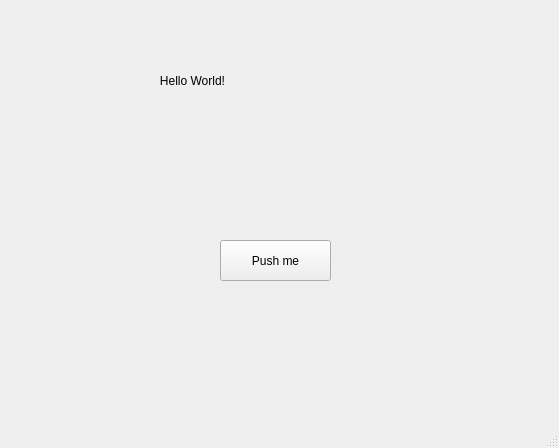
<?xml version="1.0" encoding="UTF-8"?>
<ui version="4.0">
 <class>MainWindow</class>
 <widget class="QMainWindow" name="MainWindow">
  <property name="geometry">
   <rect>
    <x>0</x>
    <y>0</y>
    <width>559</width>
    <height>448</height>
   </rect>
  </property>
  <property name="windowTitle">
   <string>MainWindow</string>
  </property>
  <widget class="QWidget" name="centralwidget">
   <widget class="QPushButton" name="button1">
    <property name="geometry">
     <rect>
      <x>220</x>
      <y>240</y>
      <width>111</width>
      <height>41</height>
     </rect>
    </property>
    <property name="text">
     <string>Push me</string>
    </property>
   </widget>
   <widget class="QLabel" name="label1">
    <property name="geometry">
     <rect>
      <x>140</x>
      <y>50</y>
      <width>101</width>
      <height>61</height>
     </rect>
    </property>
    <property name="text">
     <string>      Hello World!</string>
    </property>
   </widget>
  </widget>
  <widget class="QMenuBar" name="menubar">
   <property name="geometry">
    <rect>
     <x>0</x>
     <y>0</y>
     <width>559</width>
     <height>21</height>
    </rect>
   </property>
  </widget>
  <widget class="QStatusBar" name="statusbar"/>
 </widget>
 <resources/>
 <connections/>
</ui>
